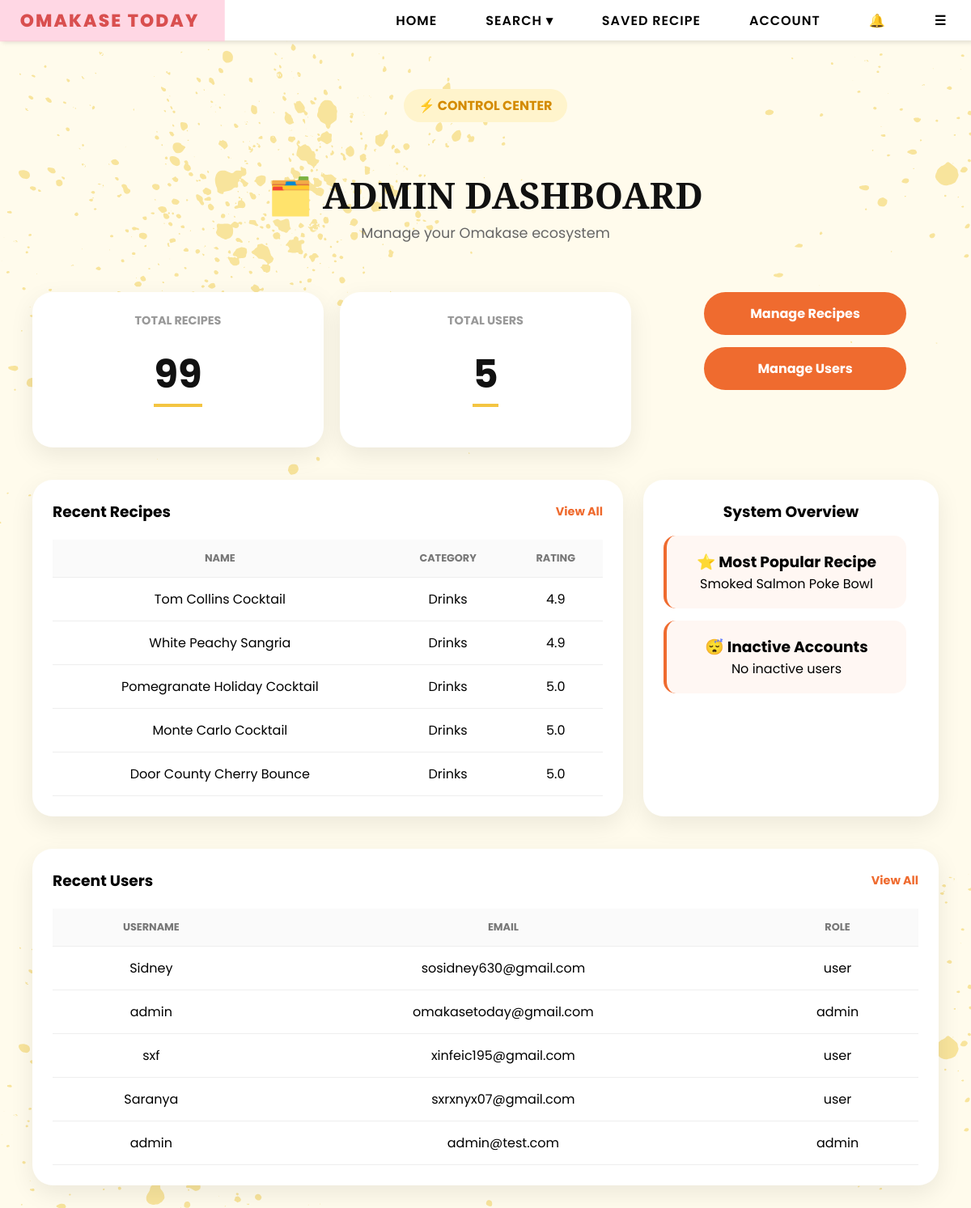
Page /admin (signed in) on the committed database.
### tables this page shows
CREATE TABLE users (
        email TEXT PRIMARY KEY,
        username TEXT,
        password TEXT,
        bio TEXT,
        profile_pic TEXT,
        role TEXT DEFAULT 'user'
    , reset_token TEXT, reset_used INTEGER DEFAULT 0, reset_viewed INTEGER DEFAULT 0, last_login TEXT);

### app.py (the view)
@app.route("/admin")
def admin():
    if session.get("role") != "admin":
        return "403 Forbidden"
    conn = sqlite3.connect(DB_PATH)
    c = conn.cursor()
    six_months_ago = (
        datetime.now() - timedelta(days=180)
    ).strftime("%Y-%m-%d %H:%M:%S")
    c.execute("""
        SELECT COUNT(*)
        FROM users
        WHERE last_login IS NULL
        OR last_login < ?
    """, (six_months_ago,))
    inactive_users = c.fetchone()[0]
    c.execute("""
        SELECT username,email
        FROM users
        WHERE last_login IS NULL
        OR last_login < ?
        LIMIT 3
    """,(
        six_months_ago,
    ))
    inactive_accounts = c.fetchall()
    c.execute("""
        SELECT email, username, role
        FROM users
        ORDER BY rowid DESC
        LIMIT 5
    """)
    recent_users = c.fetchall()
    c.execute("""
        SELECT COUNT(*)
        FROM users
    """)
    total_users = c.fetchone()[0]
    conn.close()
    recent_recipes = (
        Recipe.query
        .order_by(Recipe.id.desc())
        .limit(5)
        .all()
    )
    total_recipes = Recipe.query.count()
    avg_rating = db.session.query(
        func.avg(Recipe.rating)
    ).scalar()
    most_popular = (
        Recipe.query
        .order_by(Recipe.rating.desc())
        .first()
    )
    return render_template(
        "admin.html",
        recent_users=recent_users,
        recent_recipes=recent_recipes,
        total_recipes=total_recipes,
        total_users=total_users,
        avg_rating=round(avg_rating or 0, 1),
        most_popular=most_popular,
        inactive_users=inactive_users,
        inactive_accounts=inactive_accounts
    )

### templates/admin.html (shortened to what this page needs)
{% extends "base.html" %}
{% block content %}
<div class="admin-dashboard">
    <div class="admin-hero">
        <span class="admin-badge">
            ⚡ CONTROL CENTER
        </span>
        <h1 class="admin-main-title">
            🗂️ ADMIN DASHBOARD
        </h1>
        <p class="admin-subtitle">
            Manage your Omakase ecosystem
        </p>
    </div>
    </div>
    <div class="admin-stats">
        <div class="admin-stat-card">
            <h4>Total Recipes</h4>
            <h2>{{ total_recipes }}</h2>
        </div>
        <div class="admin-stat-card">
            <h4>Total Users</h4>
            <h2>{{ total_users }}</h2>
        </div>
        <div class="admin-btn-group">
            <a href="/admin/recipes" class="admin-orange-btn">
                Manage Recipes
            </a>
            <a href="/admin/users" class="admin-orange-btn">
                Manage Users
            </a>
        </div>
    </div>
    <div class="admin-main-grid">
        <div class="admin-panel">
            <div class="panel-header">
                <h3>Recent Recipes</h3>
                <a href="/admin/recipes" class="view-all-btn">
                    View All
                </a>
            </div>
            <table class="admin-table">
                <thead>
                    <tr>
                        <th>Name</th>
                        <th>Category</th>
                        <th>Rating</th>
                    </tr>
                </thead>
                <tbody>
                    {% for r in recent_recipes %}
                    <tr>
                        <td>{{ r.name }}</td>
                        <td>{{ r.meal_category }}</td>
                        <td>{{ r.rating }}</td>
                    </tr>
                    {% endfor %}
                </tbody>
            </table>
        </div>
        <div class="admin-alerts">
            <h3>System Overview</h3>
            <a href="/recipe/{{ most_popular.id }}"
            class="overview-card clickable-card">
                <h3>⭐ Most Popular Recipe</h3>
                <p>
                    {{ most_popular.name }}
                </p>
            </a>
            <a href="/admin/users"
                class="overview-card clickable-card">
                    <h3>
                        😴 Inactive Accounts
                    </h3>
                    {% if inactive_accounts %}
                        {% for user in inactive_accounts %}
                            <div class="inactive-user">
                                <strong>{{ user[0] }}</strong>
                                <small>{{ user[1] }}</small>
                            </div>
                        {% endfor %}
                    {% else %}
                        <p>No inactive users</p>
                    {% endif %}
                </a>
        </div>
    </div>
    <div class="admin-panel" style="margin:40px;">
        <div class="panel-header">
            <h3>Recent Users</h3>
            <a href="/admin/users" class="view-all-btn">
                View All
            </a>
        </div>
        <table class="admin-table">
            <thead>
                <tr>
                    <th>Username</th>
                    <th>Email</th>
                    <th>Role</th>
                </tr>
            </thead>
            <tbody>
                {% for user in recent_users %}
                <tr>
                    <td>{{ user[1] }}</td>
                    <td>{{ user[0] }}</td>
                    <td>{{ user[2] }}</td>
                </tr>
                {% endfor %}
            </tbody>
        </table>
    </div>
{% endblock %}

### rows in the picture
users: username "Sidney", email "sosidney630@gmail.com", role "user"
users: username "admin", email "omakasetoday@gmail.com", role "admin"
users: username "sxf", email "xinfeic195@gmail.com", role "user"
users: username "Saranya", email "sxrxnyx07@gmail.com", role "user"
users: username "admin", email "admin@test.com", role "admin"

### other values in the picture
{{ total_recipes }} "99"
{{ total_users }} "5"
{{ r.name }} "Tom Collins Cocktail" "White Peachy Sangria" "Pomegranate Holiday Cocktail" "Monte Carlo Cocktail" "Door County Cherry Bounce"
{{ r.meal_category }} "Drinks" "Drinks" "Drinks" "Drinks" "Drinks"
{{ r.rating }} "4.9" "4.9" "5.0" "5.0" "5.0"
{{ most_popular.name }} "Smoked Salmon Poke Bowl"
